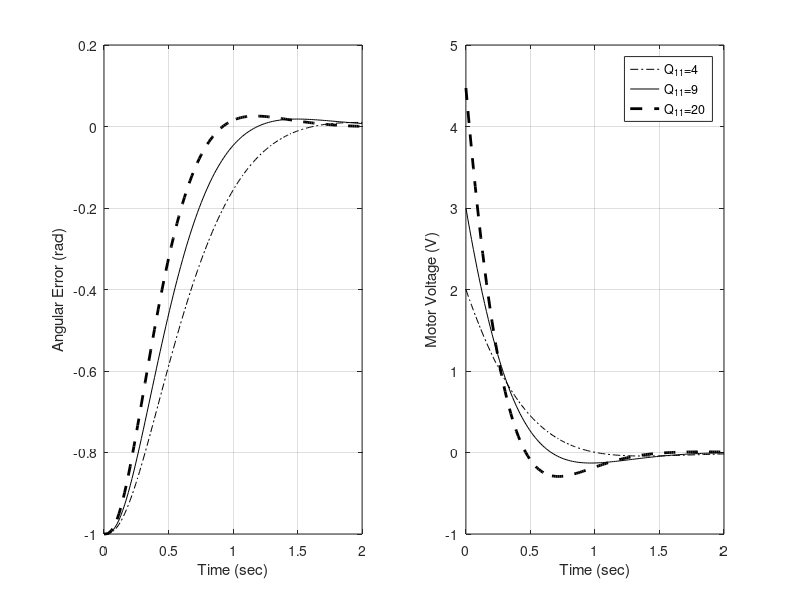
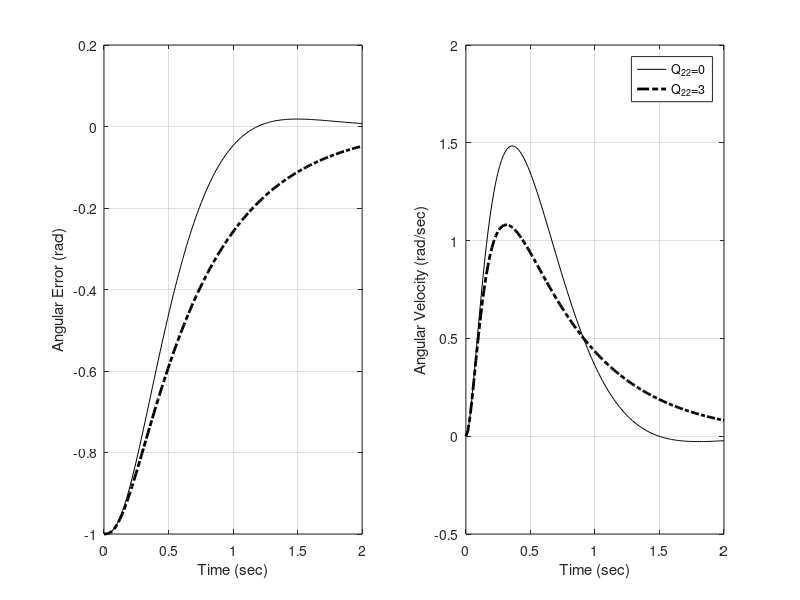

These figures' MATLAB source, in order:
%
%   Example 6-13 of Modern Book
%   Copyright Hamid D. Taghirad 2014
%
clear all
A=[0 1 0; 0 0 4.438; 0 -12 -24];
b=[0 ; 0; 20];
R=1; 
Q1=diag([4,0,0]); k1=lqr(A,b,Q1,R)
Q2=diag([9,0,0]); k2=lqr(A,b,Q2,R)
Q3=diag([20,0,0]);k3=lqr(A,b,Q3,R)
C=[1 0 0]; D=0; x0=[-1; 0; 0];
Acl1=A-b*k1; CL_sys1=ss(Acl1,b,C,D);
Acl2=A-b*k2; CL_sys2=ss(Acl2,b,C,D);
Acl3=A-b*k3; CL_sys3=ss(Acl3,b,C,D);
 
[y1,t1,x1]=initial(CL_sys1,x0,2);u1=-k1*x1';
[y2,t2,x2]=initial(CL_sys2,x0,2);u2=-k2*x2';
[y3,t3,x3]=initial(CL_sys3,x0,2);u3=-k3*x3';

figure(1)
subplot(121)
plot(t1,y1,'k-.',t2,y2,'k',t3,y3,'k--','linewidth',2),grid
axis([0 2 -1 0.2])
xlabel('Time (sec)')
ylabel('Angular Error (rad)')
subplot(122)
plot(t1,u1,'k-.',t2,u2,'k',t3,u3,'k--','linewidth',2),grid
xlabel('Time (sec)')
ylabel('Motor Voltage (V)')
legend('Q_{11}=4','Q_{11}=9','Q_{11}=20','location','best')

Q4=diag([9,3,0]);k4=lqr(A,b,Q4,R)
Acl4=A-b*k4; CL_sys4=ss(Acl4,b,C,D);
[y4,t4,x4]=initial(CL_sys4,x0,2);u4=-k4*x4';

figure(2)
subplot(121)
plot(t2,y2,'k',t4,y4,'k-.','linewidth',2),grid
axis([0 2 -1 0.2])
xlabel('Time (sec)')
ylabel('Angular Error (rad)')
subplot(122)
plot(t2,x2(:,2),'k',t4,x4(:,2),'k-.','linewidth',2),grid
xlabel('Time (sec)')
ylabel('Angular Velocity (rad/sec)')
legend('Q_{22}=0','Q_{22}=3','location','best')